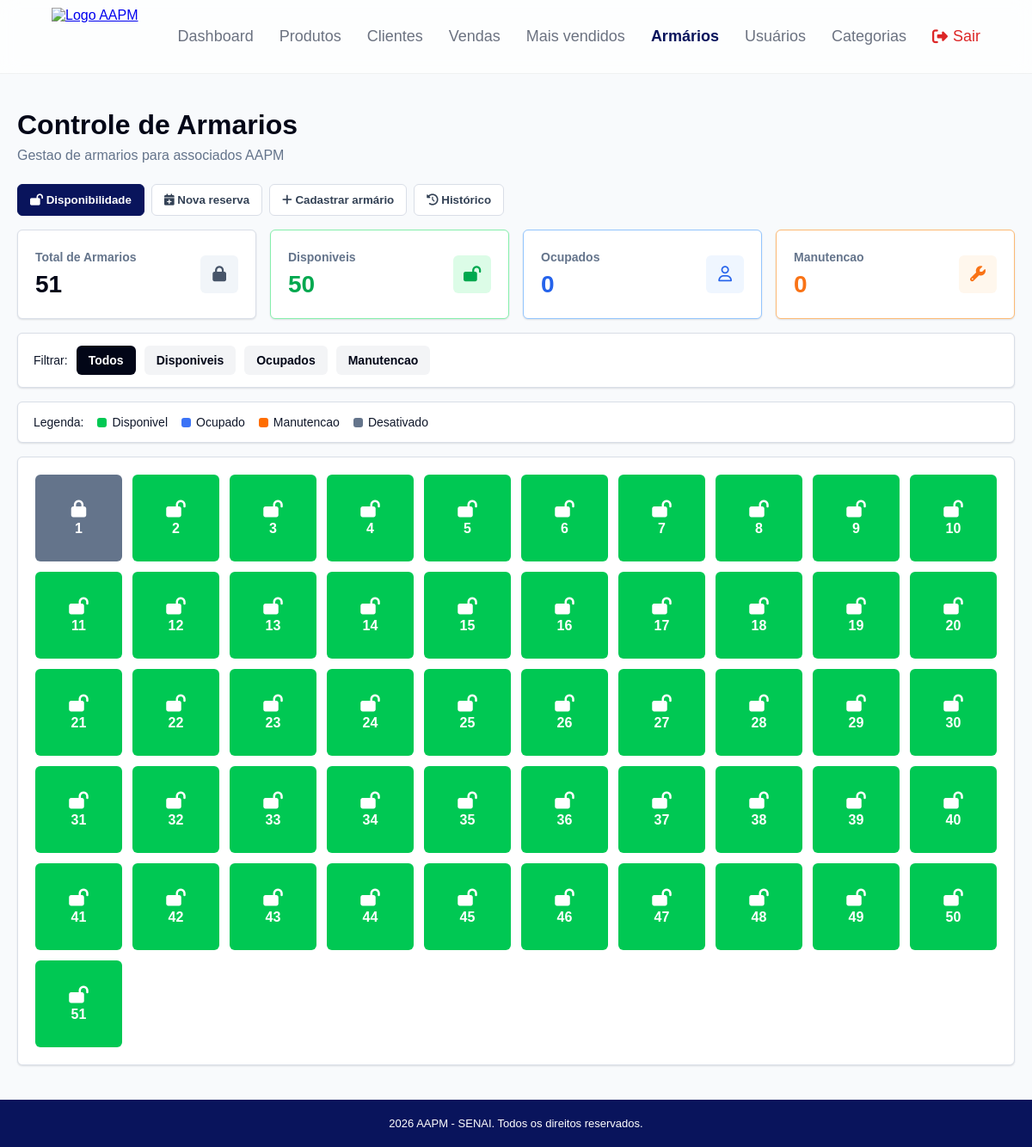
Page /armarios on the earlier database version.
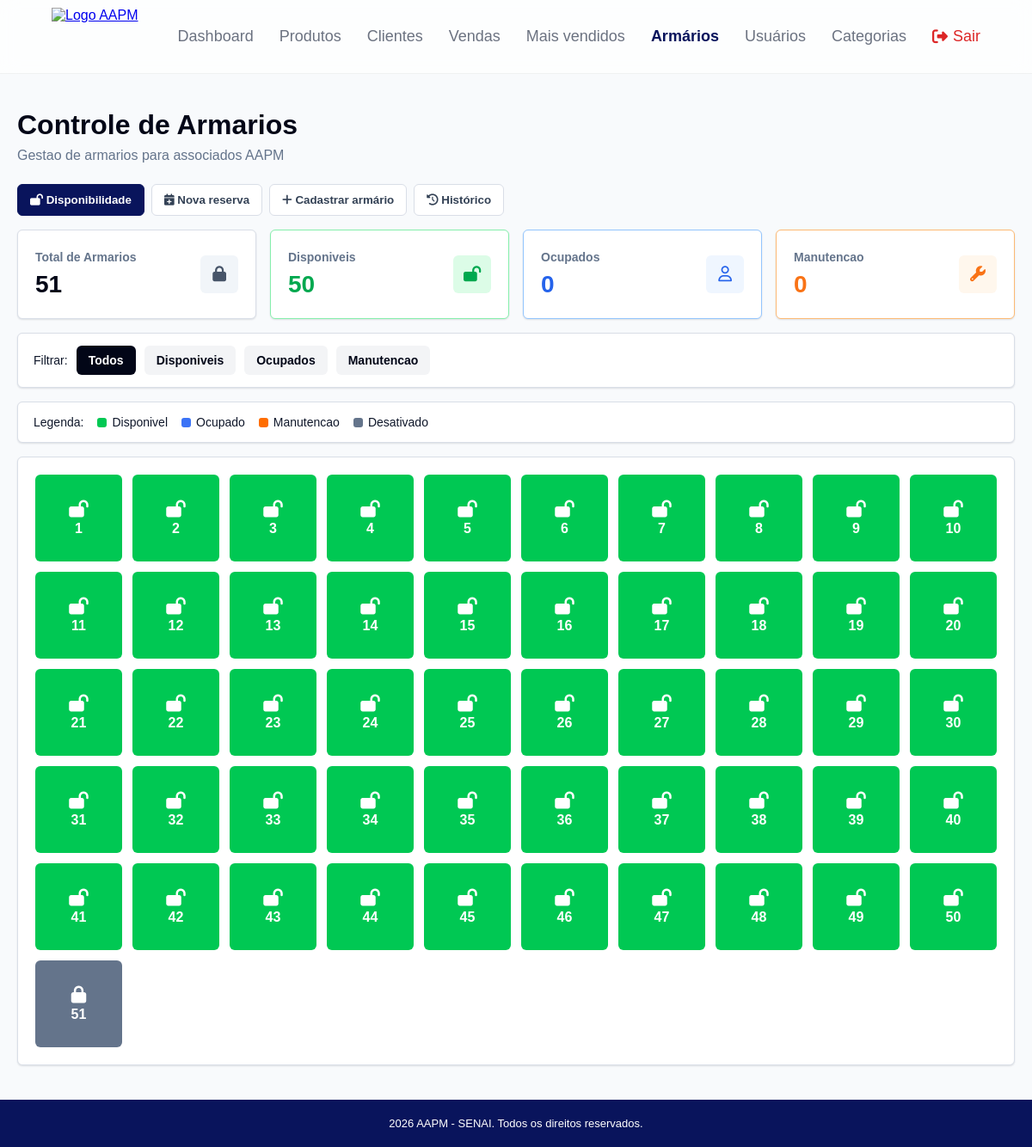
Same page on the later database version.
### app/models/armario.py (models this page shows)
class Armario(Base):
    __tablename__ = "armarios"
    id = Column(Integer, primary_key=True, index=True)
    numero = Column(String(10), nullable=False, unique=True, index=True)
    status = Column(String(20), nullable=False, default="disponivel", index=True)
    associado_id = Column(
        Integer,
        ForeignKey("clientes.id", ondelete="SET NULL"),
        nullable=True
    )
    associado_nome = Column(String(150), nullable=True)
    associado_email = Column(String(150), nullable=True)
    associado_telefone = Column(String(20), nullable=True)
    associado_matricula = Column(String(50), nullable=True)
    atribuido_em = Column(String(20), nullable=True)
    observacoes = Column(String(255), nullable=True)
    associado = relationship("Cliente", backref="armarios")

### app/main.py (the view)
@app.get("/armarios")
def listar_armarios(
    request: Request,
    usuario=Depends(get_usuario_opcional), # Trocado para opcional para evitar travas de banco
    db: Session = Depends(get_db)
):
    if not usuario:
        class UsuarioMock:
            role = "admin"
            nome = "Usuário Local"
        usuario = UsuarioMock()
    garantir_armarios_iniciais(db)
    reservas_ativas = (
        db.query(ReservaArmario)
        .filter(ReservaArmario.status == "ativa")
        .order_by(ReservaArmario.id.desc())
        .all()
    )
    alterou_status = False
    for reserva in reservas_ativas:
        if reserva.armario and reserva.armario.status == "disponivel":
            reserva.armario.status = "ocupado"
            if reserva.associado:
                reserva.armario.associado_id = reserva.associado.id
                reserva.armario.associado_nome = reserva.associado.nome
                reserva.armario.associado_telefone = reserva.associado.telefone or ""
                reserva.armario.associado_matricula = reserva.associado.matricula or ""
            alterou_status = True
    if alterou_status:
        db.commit()
    total = db.query(Armario).count()
    disponiveis = db.query(Armario).filter(Armario.status == "disponivel").count()
    ocupados = db.query(Armario).filter(Armario.status == "ocupado").count()
    manutencao = db.query(Armario).filter(Armario.status == "manutencao").count()
    armarios = db.query(Armario).order_by(Armario.id).all()
    associados = (
        db.query(Cliente)
        .filter(
            Cliente.ativo == True,
            Cliente.is_associado == True
        )
        .order_by(Cliente.nome)
        .all()
    )
    reservas = (
        db.query(ReservaArmario)
        .order_by(ReservaArmario.inicio_em.desc(), ReservaArmario.id.desc())
        .all()
    )
    return templates.TemplateResponse(
        request=request,
        name="armarios/index.html",
        context={
            "request": request, # Garantindo envio explícito do objeto request para o contexto
            "usuario": usuario,
            "armarios": armarios,
            "total_armarios": total,
            "armarios_disponiveis": disponiveis,
            "armarios_ocupados": ocupados,
            "armarios_manutencao": manutencao,
            "associados": associados,
            "reservas": reservas,
        }
    )

### app/templates/armarios/index.html (shortened to what the changed rows need)
<!DOCTYPE html>
<html lang="pt-br">
<head>
    <link rel="stylesheet" href="/static/css/armarios.css?v=3">
    <link rel="stylesheet" href="https://cdnjs.cloudflare.com/ajax/libs/font-awesome/6.5.2/css/all.min.css">
</head>
<body>
    {% include "partials/navbar.html" %}
    <main class="armarios-page">
        <section class="page-title">
            <h1>Controle de Armarios</h1>
        </section>
        <div data-armarios-panel="disponibilidade">
        <section class="grid-shell">
            <div class="grid-armarios" id="grid-armarios">
                {% for armario in armarios %}
                <button
                    type="button"
                    class="item-armario status-{{ armario.status }}"
                    data-armario-card
                    data-id="{{ armario.id }}"
                    data-numero="{{ armario.numero }}"
                    data-status="{{ armario.status }}"
                    data-associado-id="{{ armario.associado_id or 0 }}"
                    data-observacoes="{{ armario.observacoes|e }}"
                    data-nome="{{ armario.associado_nome|e }}"
                    data-matricula="{{ armario.associado_matricula|e }}"
                    title="Armario {{ armario.numero }}"
                >
                    {% if armario.status == "manutencao" %}
                    <i class="fa-solid fa-wrench"></i>
                    {% elif armario.status == "ocupado" %}
                    <i class="fa-regular fa-user"></i>
                    {% elif armario.status == "desativado" %}
                    <i class="fa-solid fa-lock"></i>
                    {% else %}
                    <i class="fa-solid fa-lock-open"></i>
                    {% endif %}
                    <span>{{ armario.numero|int }}</span>
                </button>
                {% endfor %}
            </div>
        </section>
        </div>
    </main>
</body>
</html>

Differences in the rows shown:
changed Armario (number 1 of 51 on the later page): status "desativado" → "disponivel" (drawn)
changed Armario (number 51 of 51 on the later page): status "disponivel" → "desativado" (drawn)
